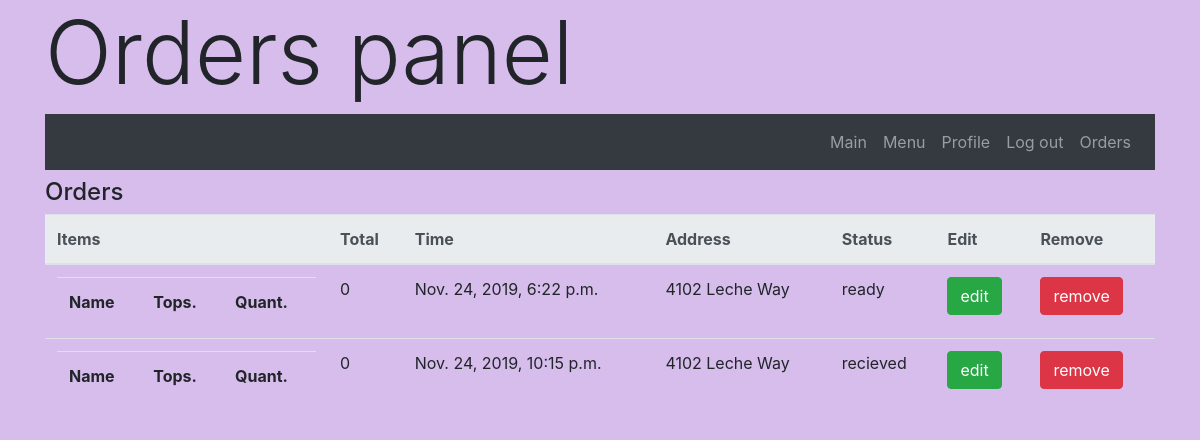
The page /orders/ (signed in) on the database as committed earlier.
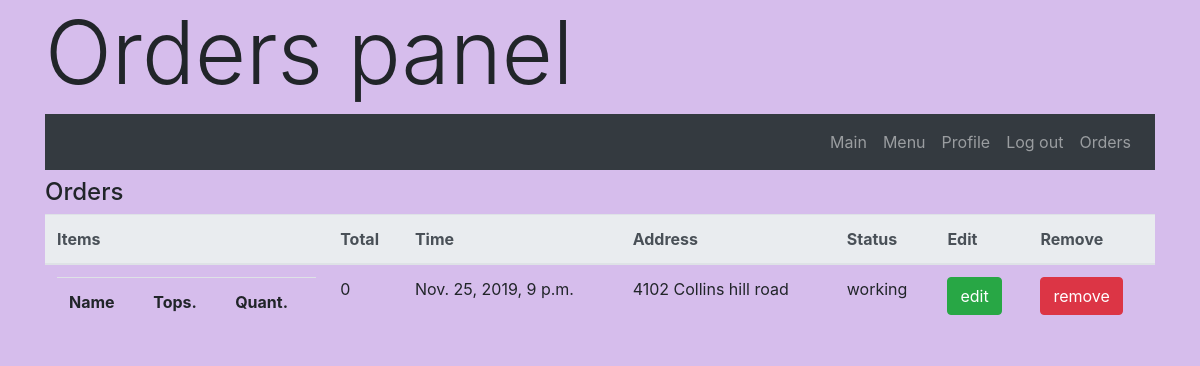
The same page on the database as committed later.
### orders/models.py (models this page shows, shortened)
class Order(models.Model):
    items = models.ManyToManyField(OrderItem, related_name='order_items')
    user = models.ForeignKey(User, on_delete=models.CASCADE, related_name='user_order', blank=False, null = False)
    status = models.ForeignKey(OrderStatus,on_delete = models.CASCADE, related_name='order_statuses', blank = False, null = False, default = 3)
    date = models.DateTimeField(auto_now_add=True, blank=True, null=True)
    date_updated = models.DateTimeField(auto_now_add=True, blank=True, null=True)
    def price(self):
        output = 0
        for item in self.items.all():
            output+= item.price()
        return round(output,2)
    class Meta:
        ordering = ['-date_updated']

class Profile(models.Model):
    user = models.OneToOneField(User, on_delete=models.CASCADE)
    address = models.CharField(max_length=256, blank=True)
    orders = models.ManyToManyField(Order, related_name='users_orders', blank = True)
    firstname = models.CharField(max_length=64, blank = True)
    lastname = models.CharField(max_length=64, blank = True)
    cart = models.ManyToManyField(Cart, related_name='users_cart', blank = True)

class OrderStatus(models.Model):
    status_category =  models.ForeignKey(StatusCatergory, on_delete=models.CASCADE, related_name='statuses_cat', blank=True, default = 1)
    status = models.CharField(max_length=64)
    def __str__(self):
        return f"{self.status}"

### orders/views.py (the view)
# urls.py: path('orders/', views.order, name = 'orders'),
def order(request, user=None):
    if request.user.is_staff:
        content = {
            'orders':Order.objects.all(),
            'user':request.user,
        }
        return render(request, 'orders/orders.html', content)
    else:
        return render(request, 'orders/index.html')

### orders/templates/orders/orders.html (shortened to what this page needs)
{%extends 'orders/base.html' %}
{%block h1%} <h1 class="display-2 container">Orders panel</h1> {%endblock%}
{%block body%}
<div class="container">
    <table class='table w-100'>
        <h4>Orders</h4>
        <thead class='thead-light'>
            <tr>
                <th>Items</th>
                <th>Total</th>
                <th>Time</th>
                <th>Address</th>
                <th>Status</th>
                <th>Edit</th>
                <th>Remove</th>
            </tr>
        </thead>
        <tbody>
            {%for order in orders%}
            <tr id={{order.id}}>
                <td >
                    <table class='w-100'>
                        <tr>
                            <th>
                                Name
                            </th>
                            <th>
                                Tops.
                            </th>
                            <th>
                                Quant.
                            </th>
                        </tr>
                    </table>
                </td>
                <td>
                    <div> {{order.price}}</div>
                </td>
                <td>
                    <div class='order_time'> {{order.date}}</div>
                </td>
                <td>
                    <div> {{order.user.profile.address}}</div>
                </td>
                <td>
                    <div id='{{order.id}}order_status' class='order_status'> {{order.status}}</div>
                </td>
                <td>
                    <div> <span class="edit_order btn btn-success">edit</span></div>
                </td>
                <td>
                    <div> <span class="cancel_order btn btn-danger">remove</span></div>
                </td>
            </tr>
            {%endfor%}
        </tbody>
    </table>
</div>
{%endblock%}

Rows that differ between the two databases and show on the page:
removed Order: price "0", date "Nov. 24, 2019, 6:22 p.m.", user.profile.address "4102 Leche Way", status "ready"
removed Order: price "0", date "Nov. 24, 2019, 10:15 p.m.", user.profile.address "4102 Leche Way", status "recieved"
added Order: price "0", date "Nov. 25, 2019, 9 p.m.", user.profile.address "4102 Collins hill road", status "working"
